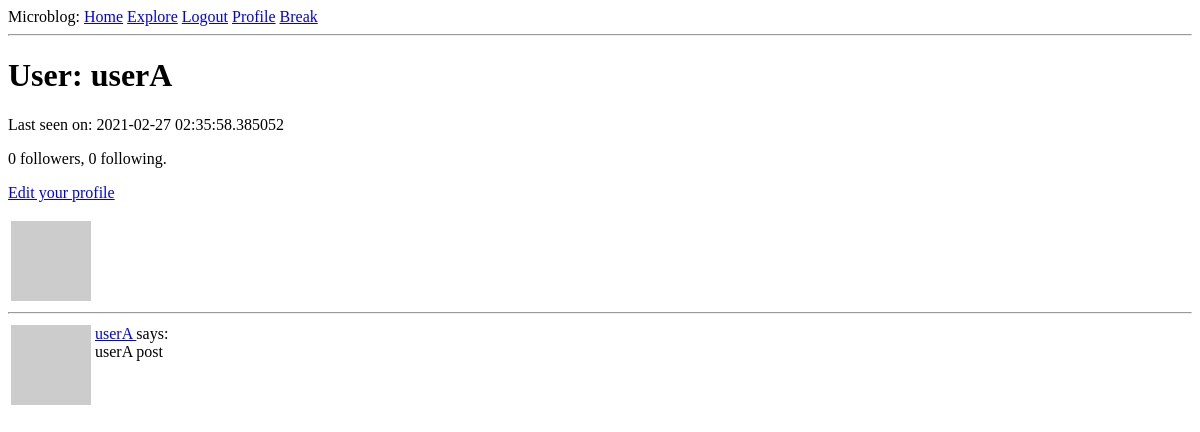
Before: /user/userA (signed in) with the older database file.
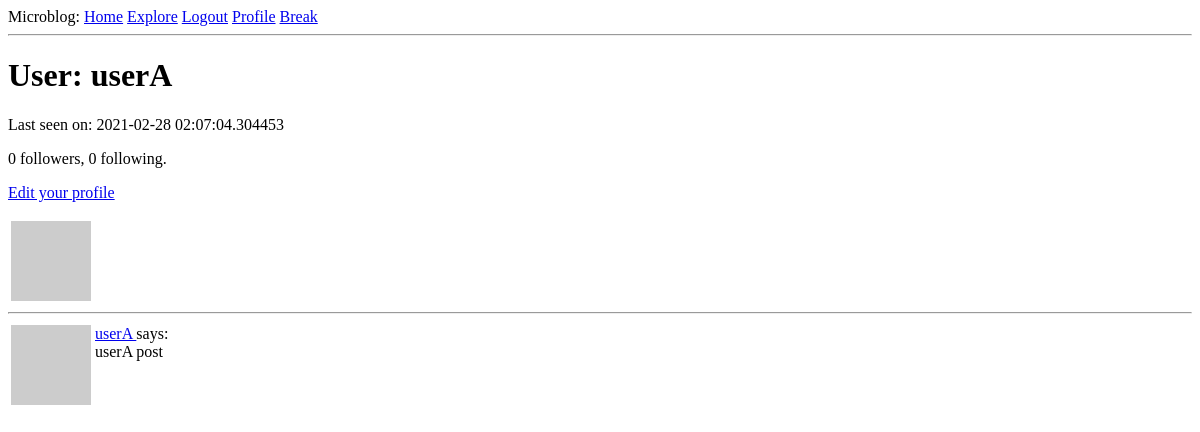
After: the same page with the newer database file.
### app/models.py (models this page shows, shortened)
class User(UserMixin, db.Model):
    id = db.Column(db.Integer, primary_key=True)
    username = db.Column(db.String(64), index=True, unique=True)
    email = db.Column(db.String(120), index=True, unique=True)
    password_hash = db.Column(db.String(128))
    posts = db.relationship('Post', backref='author', lazy='dynamic')
    about_me = db.Column(db.String(140))
    last_seen = db.Column(db.DateTime, default=datetime.utcnow)
    '''
    implementing followers
    the following relationship implements this idea:
    A follows B. A is the left User. B is the right User.
    If we query A, we get the list of users followed by A.

    Below,
    • 'User' is the user followed by A.
    • secondary is the aux. table above this class.
    • primary join is the condition that links A to B.
        - the follower id matches self.id (first var. in this class above)
    • secondaryjoin links B to A. B is the followed user, so they have the
      same id.
    • backref

    '''
    followed = db.relationship(
        'User', secondary=followers,
        primaryjoin=(followers.c.follower_id == id),
        secondaryjoin=(followers.c.followed_id == id),
        backref=db.backref('followers', lazy='dynamic'), lazy='dynamic')
    def avatar(self, size):
        return 'https://www.gravatar.com/avatar/%s?d=identicon&s=%d' % (md5(self.email.encode('utf-8')).hexdigest(), size)
    '''
    Implement following and unfollowing other users.
    '''

class Post(db.Model):
    id = db.Column(db.Integer, primary_key=True)
    body = db.Column(db.String(140))
    timestamp = db.Column(db.DateTime, index=True, default=datetime.utcnow)
    user_id = db.Column(db.Integer, db.ForeignKey('user.id'))

### app/routes.py (the view)
@app.route('/user/<username>')
@login_required
def user(username):
	user = User.query.filter_by(username=username).first_or_404()
	page = request.args.get('page', 1, type=int) #query string, default, type
	posts = user.posts.order_by(Post.timestamp.desc()).paginate(
		page, app.config['POSTS_PER_PAGE'], False)
	next_url = url_for('user', username=user.username, page=posts.next_num) \
		if posts.has_next else None
	prev_url = url_for('user', username=user.username, page=posts.prev_num) \
	if posts.has_prev else None
	'''
	note, above we use url_for to pass extra arguments.
	username specifies the user whose profile page we're targetting.
	the page argument is used in this function to determine which of
	this user's posts should be displayed (pagination).

	below, if we're viewing someone else's profile, form serves as the
	follow/unfollow button.
	'''
	form = EmptyForm()
	return render_template('user.html',user=user,posts=posts.items,form=form)

### app/models.py (called while the page is built)
@login.user_loader
def load_user(id):
    return User.query.get(int(id))

### app/routes.py (called while the page is built)
@app.before_request
def before_request():
	if current_user.is_authenticated:
		current_user.last_seen = datetime.utcnow()
		db.session.commit()

### app/templates/user.html (shortened to what this page needs)
{% extends "base.html" %}
{% block content %}
    <table>
        <tr valign="top">
            <td><img src="{{ user.avatar(128) }}"></td>
            <h1>User: {{ user.username }}</h1>
            {% if user.last_seen %}<p>Last seen on: {{ user.last_seen }}</p>{% endif %}
            <p>{{ user.followers.count() }} followers, {{ user.followed.count() }} following.</p>
            {% if user == current_user %}
            <p><a href="{{ url_for('edit_profile') }}">Edit your profile</a></p>
            {% endif %}
        </tr>
    </table>
    <hr>
    {% for post in posts %}
        {% include '_post.html' %}
    {% endfor %}
{% endblock %}

### app/templates/base.html (shortened to what this page needs)
<html>
    <head>
    </head>
    <body>
        <div>
          Microblog:
          <a href="{{ url_for('index') }}">Home</a>
          <a href="{{ url_for('explore') }}">Explore</a>
          {% if current_user.is_anonynous %}
          <a href="{{ url_for('login') }}">Login</a>
          {% else %}
          <a href="{{ url_for('logout') }}">Logout</a>
          <a href="{{ url_for('user', username=current_user.username) }}">Profile</a>
          {% endif %}
          <a href="{{ url_for('break_app')}}">Break</a>
        </div>
        <hr>
        {% block content %}{% endblock %}
    </body>
</html>

### app/templates/_post.html
 <table>
         <tr valign="top">
             <td><img src="{{ post.author.avatar(36) }}"></td>
             <td>
               <a href="{{ url_for('user', username=post.author.username) }}">
                    {{ post.author.username }}
                </a>
               says:<br>{{ post.body }}
             </td>
         </tr>
</table>

Changed rows visible on the page:
changed User "userA": last_seen "2021-02-27 02:35:58.385052" → "2021-02-28 02:07:04.304453"
